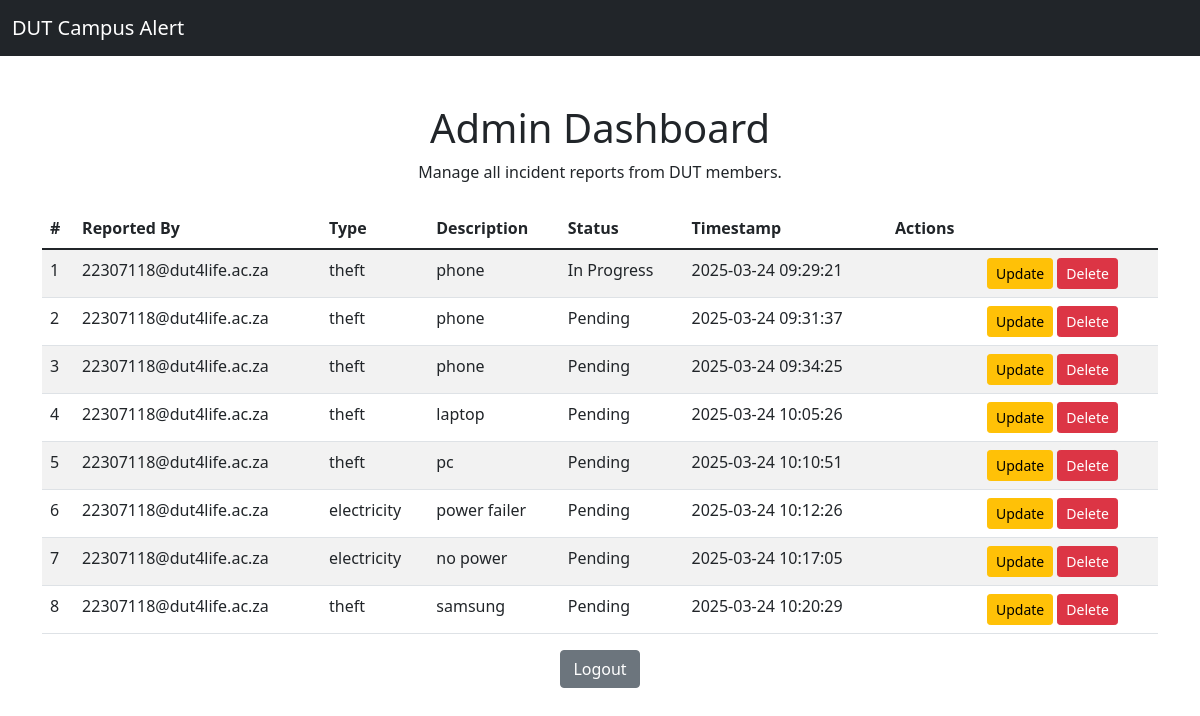
Screenshot of /admin_dashboard (signed in) with the database file from the repository.
### models.py (models this page shows)
class Incident(db.Model):
    id = db.Column(db.Integer, primary_key=True)
    user_id = db.Column(db.Integer, db.ForeignKey('user.id'), nullable=False)
    incident_type = db.Column(db.String(50), nullable=False)
    description = db.Column(db.Text, nullable=True)
    timestamp = db.Column(db.DateTime, default=db.func.current_timestamp())
    status = db.Column(db.String(50), default='Pending')
    user = db.relationship('User', backref=db.backref('incidents', lazy=True))

class User(UserMixin, db.Model):
    id = db.Column(db.Integer, primary_key=True)
    email = db.Column(db.String(150), unique=True, nullable=False)
    password = db.Column(db.String(150), nullable=False)
    name = db.Column(db.String(100), nullable=True)
    phone = db.Column(db.String(20), nullable=True)
    role = db.Column(db.String(50), default='student')  # 'student', 'staff', 'admin'

### app.py (the view)
@app.route('/admin_dashboard')
@login_required
def admin_dashboard():
    if current_user.role != 'admin':
        return redirect(url_for('dashboard'))
    incidents = Incident.query.all()
    return render_template('admin.html', incidents=incidents)

### app.py (called while the page is built)
@login_manager.user_loader
def load_user(user_id):
    return User.query.get(int(user_id))

### templates/admin.html (shortened to what this page needs)
<!DOCTYPE html>
<html>
<head>
    <link rel="stylesheet" href="https://cdn.jsdelivr.net/npm/bootstrap@5.1.3/dist/css/bootstrap.min.css">
</head>
<body>
    <nav class="navbar navbar-expand-lg navbar-dark bg-dark">
        <div class="container-fluid">
            <a class="navbar-brand" href="/">DUT Campus Alert</a>
        </div>
    </nav>
    <div class="container mt-5">
        <h1 class="text-center">Admin Dashboard</h1>
        <p class="text-center">Manage all incident reports from DUT members.</p>
        <table class="table table-striped mt-4">
            <thead>
                <tr>
                    <th>#</th>
                    <th>Reported By</th>
                    <th>Type</th>
                    <th>Description</th>
                    <th>Status</th>
                    <th>Timestamp</th>
                    <th>Actions</th>
                </tr>
            </thead>
            <tbody>
                {% for incident in incidents %}
                <tr>
                    <td>{{ loop.index }}</td>
                    <td>{{ incident.user.email }}</td>
                    <td>{{ incident.incident_type }}</td>
                    <td>{{ incident.description or 'N/A' }}</td>
                    <td>{{ incident.status }}</td>
                    <td>{{ incident.timestamp.strftime('%Y-%m-%d %H:%M:%S') }}</td>
                    <td>
                        <td>
                            <a href="/admin/update/{{ incident.id }}" class="btn btn-sm btn-warning">Update</a>
                            <form action="/admin/delete/{{ incident.id }}" method="post" style="display: inline;">
                                <button type="submit" class="btn btn-sm btn-danger">Delete</button>
                            </form>
                        </td>
                    </td>
                </tr>
                {% endfor %}
            </tbody>
        </table>
        <div class="text-center mt-3">
            <a href="/logout" class="btn btn-secondary">Logout</a>
        </div>
    </div>
</body>
</html>

### rows the page displays
Incident: user.email "22307118@dut4life.ac.za", incident_type "theft", description "phone", status "In Progress", timestamp "2025-03-24 09:29:21"
Incident: user.email "22307118@dut4life.ac.za", incident_type "theft", description "phone", status "Pending", timestamp "2025-03-24 09:31:37"
Incident: user.email "22307118@dut4life.ac.za", incident_type "theft", description "phone", status "Pending", timestamp "2025-03-24 09:34:25"
Incident: user.email "22307118@dut4life.ac.za", incident_type "theft", description "laptop", status "Pending", timestamp "2025-03-24 10:05:26"
Incident: user.email "22307118@dut4life.ac.za", incident_type "theft", description "pc", status "Pending", timestamp "2025-03-24 10:10:51"
Incident: user.email "22307118@dut4life.ac.za", incident_type "electricity", description "power failer", status "Pending", timestamp "2025-03-24 10:12:26"
Incident: user.email "22307118@dut4life.ac.za", incident_type "electricity", description "no power", status "Pending", timestamp "2025-03-24 10:17:05"
Incident: user.email "22307118@dut4life.ac.za", incident_type "theft", description "samsung", status "Pending", timestamp "2025-03-24 10:20:29"
